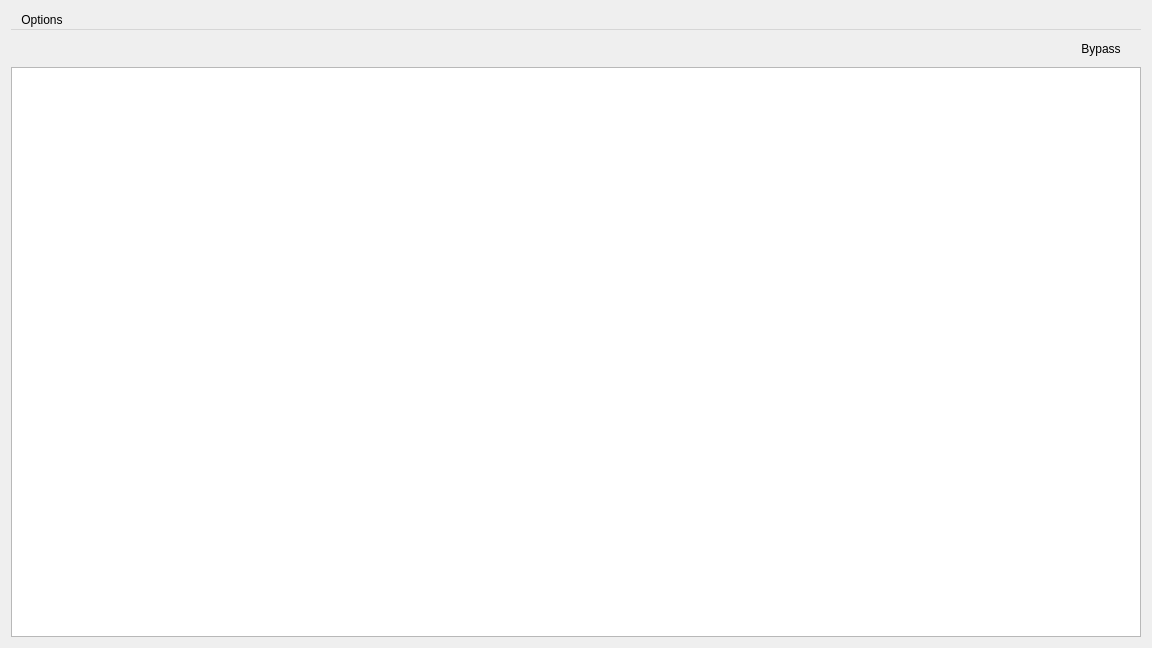
<?xml version="1.0" encoding="UTF-8"?>
<ui version="4.0">
 <class>Gui</class>
 <widget class="QDialog" name="Gui">
  <property name="geometry">
   <rect>
    <x>0</x>
    <y>0</y>
    <width>1152</width>
    <height>648</height>
   </rect>
  </property>
  <property name="minimumSize">
   <size>
    <width>1152</width>
    <height>648</height>
   </size>
  </property>
  <property name="maximumSize">
   <size>
    <width>1152</width>
    <height>648</height>
   </size>
  </property>
  <property name="windowTitle">
   <string>Gui</string>
  </property>
  <property name="autoFillBackground">
   <bool>false</bool>
  </property>
  <property name="styleSheet">
   <string notr="true">QPushButton {
    border: .5px solid rgba(115, 114, 111, 255);
    border-radius: 2px;
    background-color: qlineargradient(x1: 0, y1: 0, x2: 0, y2: 1,
                                      stop: 0 #f6f7fa, stop: 1 #dadbde);
    min-width: 80px;
    min-height: 25px;	
}

QPushButton:hover {
  border-color: rgba(115, 114, 111, 127);
}

QPushButton:pressed {
    background-color: qlineargradient(x1: 0, y1: 0, x2: 0, y2: 1,
                                      stop: 0 #dadbde, stop: 1 #f6f7fa);
}

QPushButton:checked {
  background-color: #F1DD25;
}</string>
  </property>
  <layout class="QVBoxLayout" name="verticalLayout_3">
   <item>
    <widget class="QMenuBar" name="menubar">
     <property name="enabled">
      <bool>true</bool>
     </property>
     <widget class="QMenu" name="menuOptions">
      <property name="title">
       <string>Options</string>
      </property>
      <addaction name="actionQuit"/>
     </widget>
     <addaction name="menuOptions"/>
    </widget>
   </item>
   <item alignment="Qt::AlignRight">
    <widget class="QPushButton" name="pushButton">
     <property name="minimumSize">
      <size>
       <width>82</width>
       <height>27</height>
      </size>
     </property>
     <property name="maximumSize">
      <size>
       <width>100</width>
       <height>16777215</height>
      </size>
     </property>
     <property name="autoFillBackground">
      <bool>false</bool>
     </property>
     <property name="text">
      <string>Bypass</string>
     </property>
     <property name="checkable">
      <bool>true</bool>
     </property>
     <property name="checked">
      <bool>false</bool>
     </property>
     <property name="flat">
      <bool>true</bool>
     </property>
    </widget>
   </item>
   <item>
    <widget class="QGraphicsView" name="graphicsView">
     <property name="acceptDrops">
      <bool>false</bool>
     </property>
    </widget>
   </item>
  </layout>
  <action name="actionQuit">
   <property name="text">
    <string>Quit</string>
   </property>
  </action>
 </widget>
 <resources/>
 <connections/>
</ui>
